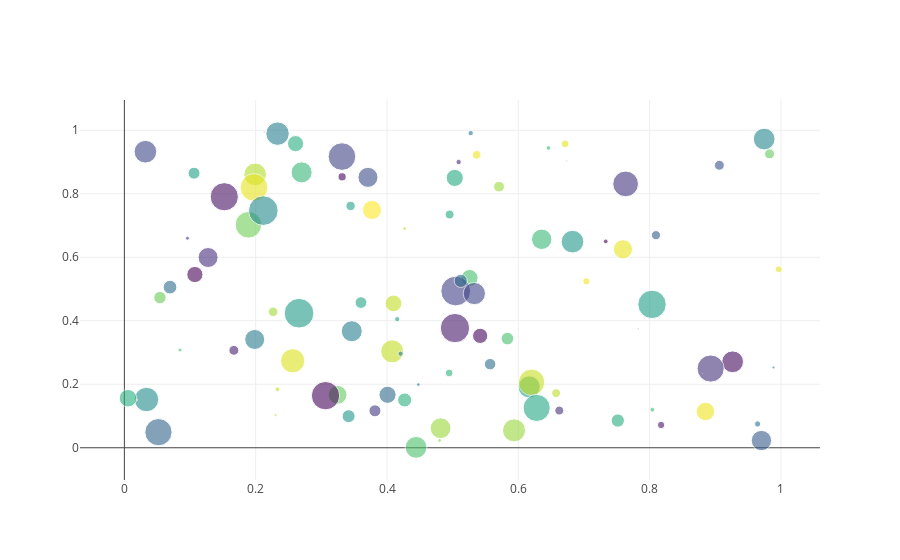

The code cell stored with this chart in its notebook:
### Code cell
from plotly.offline import iplot, init_notebook_mode
import plotly.graph_objs as go
import plotly.io as pio

import os
import numpy as np
init_notebook_mode(connected=True)
N = 100
x = np.random.rand(N)
y = np.random.rand(N)
colors = np.random.rand(N)
sz = np.random.rand(N)*30

fig = go.Figure()
fig.add_scatter(x=x,
                y=y,
                mode='markers',
                marker={'size': sz,
                        'color': colors,
                        'opacity': 0.6,
                        'colorscale': 'Viridis'
                       });
iplot(fig)
